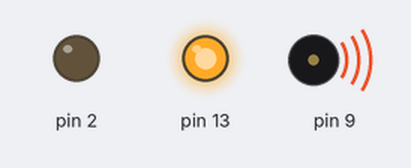
Bench run of a sketch on a simulated Arduino Uno, built with avr-gcc and run on an emulated ATmega328P. Parts: output pins drawn as LEDs (lit = HIGH), buzzer (waves = sounding).

Above: at 0.2 s.
At 1.7 s:
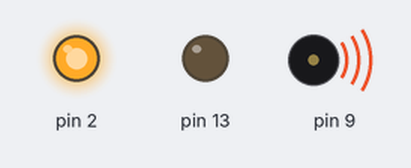
Timing chart, 0 to 3.0 s (numbered marks = the images above):
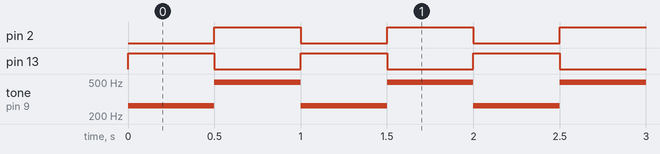

Measured:
- by itself, pin 2, pin 13: alternates HIGH for 0.50 s and LOW for 0.50 s
- by itself, tone on pin 9: alternates 494 Hz for 0.50 s and 262 Hz for 0.50 s

The sketch:

sketch_project02_fun.ino
```cpp
void setup() {
  pinMode(2, OUTPUT);
  pinMode(9, OUTPUT);
  pinMode(13, OUTPUT);
}

void loop() {
  digitalWrite(13, HIGH);
  digitalWrite(2, LOW);
  tone(9, 262);
  delay(500);

  digitalWrite(13, LOW);
  digitalWrite(2, HIGH);
  tone(9, 494);
  delay(500);
}
```
